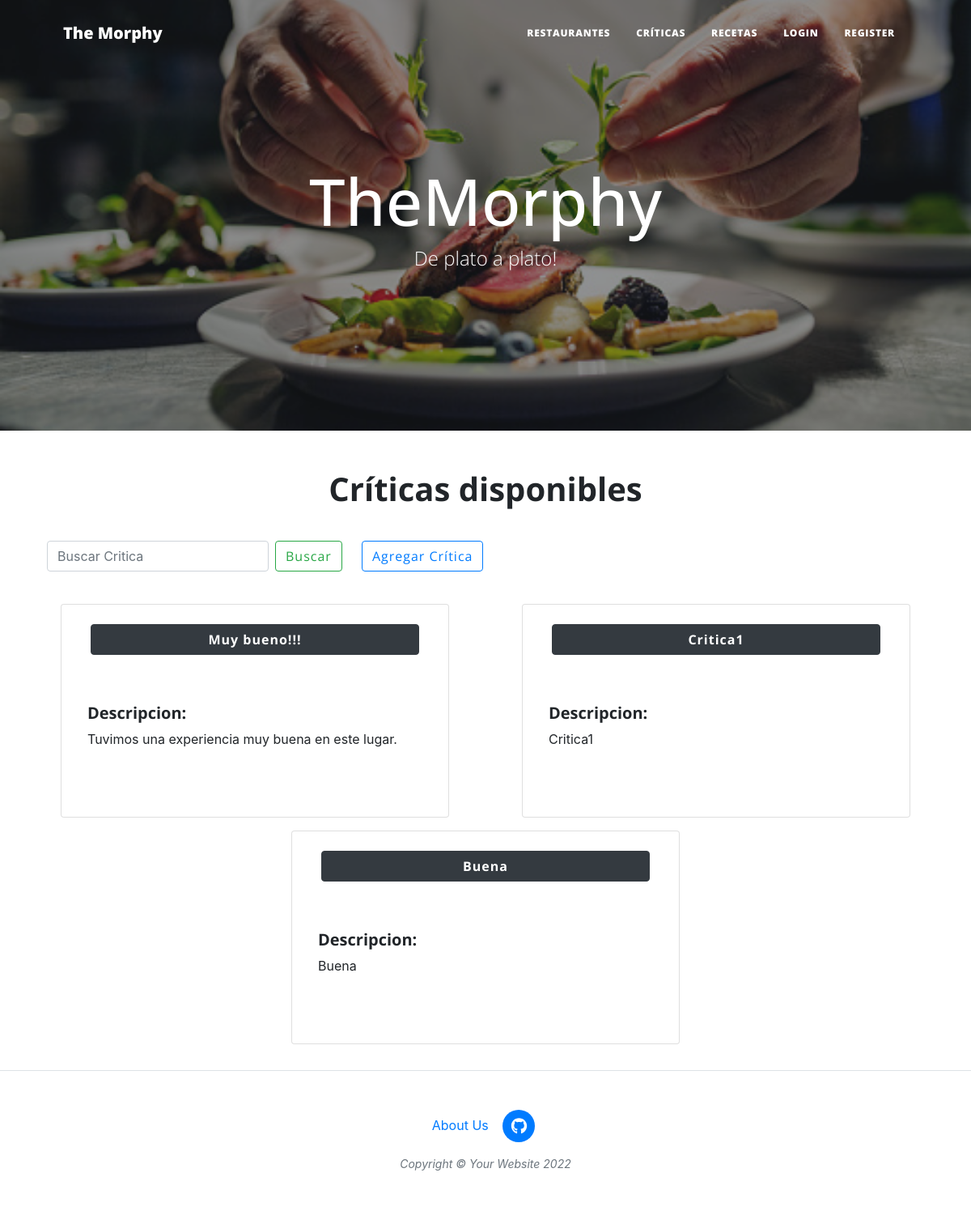
Page /critica/ on the committed database.
### AppFunciones/models.py (models this page shows, shortened)
class Criticas(models.Model):
    titulo = models.CharField(max_length=100)
    descripcion = models.CharField(max_length=1000)

### AppFunciones/views.py (the view)
# urls.py: path("critica/", critica.as_view(), name="critica"),
class critica(ListView):
    model = Criticas
    template_name = 'critica.html'

### AppFunciones/templates/critica.html (shortened to what this page needs)
{% extends "padre.html" %}
{% load static %}
{% block contenidoQueCambia %}
<body>
    <div class="container">
        <div class="row">
            <h1 class="text-center"><b>Críticas disponibles</b></h1>
                <form class="form-inline m-3" action="{% url 'criticas_buscar' %}" method="GET">
                    <input class="form-control" type="text" placeholder="Buscar Critica" aria-label="Search" name = "search">
                    <button class="btn btn-outline-success m-2" type="submit">Buscar</button>
                    <a class="btn btn-outline-primary m-3" href="{% url 'criticas_crear' %}" role="button">Agregar Crítica</a>
                </form>
            {% for critica in object_list %}
                <div class="card m-2 mx-auto" style="width: 30rem;">
                    <a class="btn btn-dark m-4" href="/criticas_detalle/{{critica.id}}/" role="button"><b>{{critica.titulo}}</b></a>
                    <div class="card-body">
                        <p class="card-text"><h5><b>Descripcion:</b></h5> {{critica.descripcion}}</p>
                    </div>
                    <br></br>
                </div>
            {% endfor %}
        </div>
    </div>
    <br>
</body>
{% endblock %}

### rows in the picture
Criticas: titulo "Muy bueno!!!", descripcion "Tuvimos una experiencia muy buena en este lugar."
Criticas: titulo "Critica1", descripcion "Critica1"
Criticas: titulo "Buena", descripcion "Buena"
